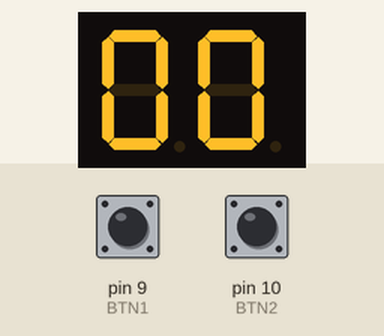
This sketch was run on a simulated Arduino Uno, built with avr-gcc and run on an emulated ATmega328P. Shown: 2-digit seven-segment display. Wiring (inferred from the names in the program): 2-digit 7-segment display, segments lit when LOW: segments pin 3, pin 2, pin 6, pin 8, pin 7, pin 4, pin 5; digit selects pin 13, pin 12. Inputs (shaded band) come from the test bench; at power-on: pin 9 (BTN1) LOW, pin 10 (BTN2) LOW. The segment pins are drawn as the display they are named for.

Above: at 2.0 s.
2.1 s: pin 9 (BTN1) pulled HIGH for 3.2 s
At 5.9 s:
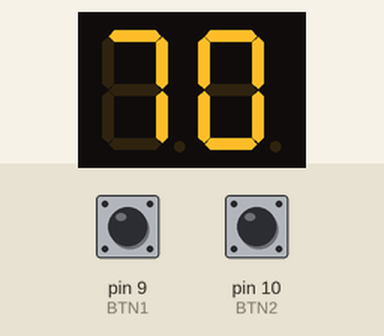
6.8 s: pin 10 (BTN2) pulled HIGH for 0.75 s
At 8.6 s:
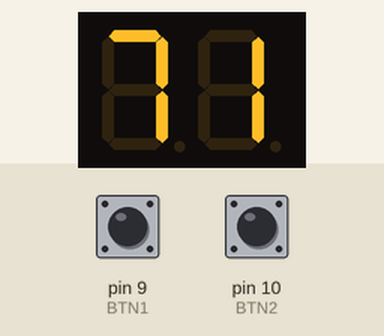
9.0 s: pin 9 (BTN1) pulled HIGH for 0.75 s
At 9.5 s:
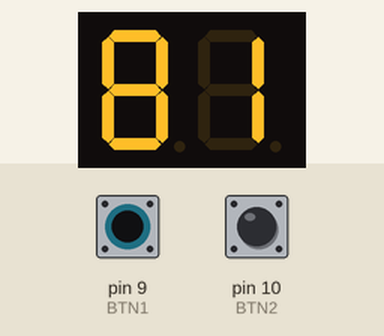
11.2 s: pin 10 (BTN2) pulled HIGH for 1 s
At 12.9 s:
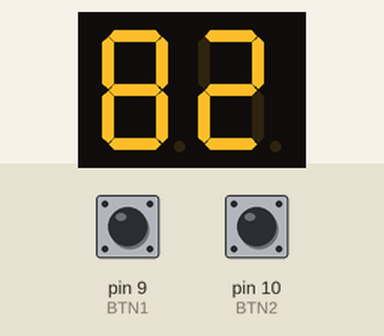
Timing chart, 0 to 14.4 s (numbered marks = the images above; inputs shaded):
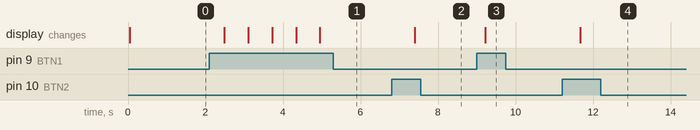

Measured:
- after the input at 2.1 s, the display: first changes after 0.38 s (image 1 shows a later state)
- after the input at 6.8 s, the display: changes after 0.60 s (image 2)
- after the input at 9.0 s, the display: changes after 0.22 s (image 3)
- after the input at 11.2 s, the display: changes after 0.46 s (image 4)

The sketch:

Arduino_2button_7segment.ino
```cpp
//dual 7 segment display
//with button

// Segments that make each number when lit:
// 0 => -FEDCBA
// 1 => ----BC-
// 2 => G-ED-BA
// 3 => G--DCBA
// 4 => GF--CB-
// 5 => GF-DC-A
// 6 => GFEDC-A
// 7 => ----CBA
// 8 => GFEDCBA
// 9 => GF-DCBA
// Arduino digital pins used to light up
// corresponding segments on the LED display
#define A 3
#define B 2
#define C 6
#define D 8
#define E 7
#define F_SEG 4
#define G 5
// Pushbuttons connected to pins 9 and 10
#define BTN1 9
#define BTN2 10
// Pins driving common anodes
#define CA1 13
#define CA2 12
// Pins for A B C D E F G, in sequence
const int segs[7] = { A, B, C, D, E, F_SEG, G };
// Segments that make each number
const byte numbers[10] = {0b1000000, 0b1111001, 0b0100100, 0b0110000, 0b0000010, 0b1111000, 0b0000000,0b0010000};
int digit1 = 0;
int digit2 = 0;

void setup()
{
  pinMode(A, OUTPUT);
  pinMode(B, OUTPUT);
  pinMode(C, OUTPUT);
  pinMode(D, OUTPUT);
  pinMode(E, OUTPUT);
  pinMode(F_SEG, OUTPUT);
  pinMode(G, OUTPUT);
  pinMode(BTN1, INPUT);
  pinMode(BTN2, INPUT);
  pinMode(CA1, OUTPUT);
  pinMode(CA2, OUTPUT);
}


void loop() {
// check button1
int val1 = digitalRead(BTN1);
if (val1 == HIGH) {
digit1++;
digit1 %= 10;
delay(10);
} // check button2
int val2 = digitalRead(BTN2);
if (val2 == HIGH) {
digit2++;
digit2 %= 10;
delay(10);
} // display number
unsigned long startTime = millis();
for (unsigned long elapsed=0; elapsed < 600; elapsed = millis() - startTime) {
lightDigit1(numbers[digit1]);
delay(5);
lightDigit2(numbers[digit2]);
delay(5);
}
}
void lightDigit1(byte number) {
digitalWrite(CA1, LOW);
digitalWrite(CA2, HIGH);
lightSegments(number);
}

void lightDigit2(byte number) {
digitalWrite(CA1, HIGH);
digitalWrite(CA2, LOW);
lightSegments(number);
}
void lightSegments(byte number) {
for (int i = 0; i < 7; i++) {
int bit = bitRead(number, i);
digitalWrite(segs[i], bit);
}
}
```
